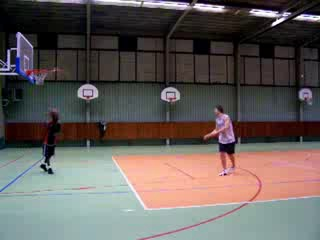
#> input picture Video Retrieval/v_shooting_01_01_0.jpg, 320 x 240 px
$ python Texture_feature.py   (older library calls are emulated)
#> lines starting #> are read from the running program, lines starting #| are printed output that depends on the picture
# coding: utf-8

from skimage.feature import greycomatrix, greycoprops
import skimage.io as skio
import skimage.color as skcolor
import numpy as np


def glcm_feature(image_gray):
    image_gray = np.uint(np.floor(image_gray / 0.33333334))
    glcm = greycomatrix(image_gray, [1], [0], 3)
    glcm_feature = [int(greycoprops(glcm, 'contrast')),
                    int(greycoprops(glcm, 'dissimilarity')),
                    int(greycoprops(glcm, 'homogeneity')),
                    int(greycoprops(glcm, 'energy')),
                    int(greycoprops(glcm, 'ASM')),
                    int(greycoprops(glcm, 'correlation'))]
    return glcm_feature


if __name__ == '__main__':
    image = skio.imread('v_shooting_01_01_0.jpg')
#> image is the input picture: shape (240, 320, 3); mean R, G, B 100.9, 93.9, 91
    image_gray = np.array(skcolor.rgb2gray(image))
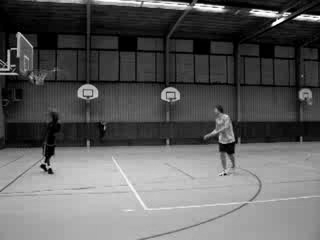
#> image_gray: shape (240, 320) float64; min 0, max 1, mean 0.373
    print(glcm_feature(image_gray))
#> in glcm_feature, `image_gray = np.uint(np.floor(image_gray / 0.33333334))`:
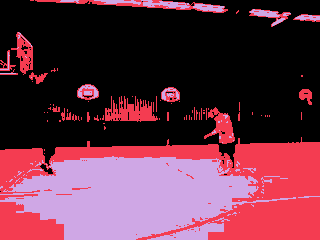
#> image_gray: shape (240, 320) uint64; 3 distinct labels, from 0 to 2; one colour per label, 0 black
#> in glcm_feature, `glcm_feature = [int(greycoprops(glcm, 'contrast')), int(greycoprops(gl..`: glcm_feature = [0, 0, 0, 0, 0, 0]
#| [0, 0, 0, 0, 0, 0]
